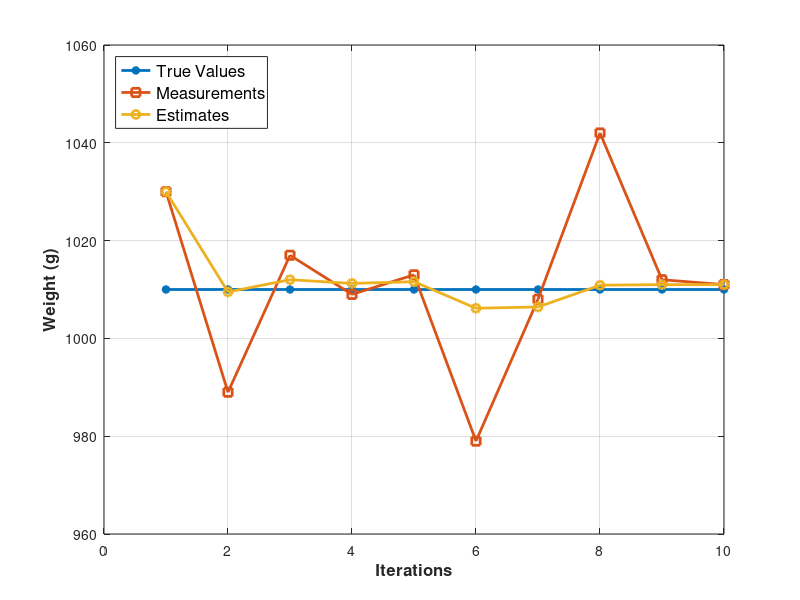

Here is the MATLAB script that generated this plot:
clc, close all, clear all;


% Measurements vector
z = [1030 989 1017 1009 1013 979 1008 1042 1012 1011];

% Initialization 
x_estimate      = 1000; 
x_estimate_pred = x_estimate;

for ii = 1:length(z)
    alpha(ii) = 1/ii; % Kalman gain
    x_estimate_current(ii) = x_estimate_pred + alpha(ii) * (z(ii) - x_estimate_pred); % state update equation
    x_estimate_pred = x_estimate_current(ii); % the current estimate becomes the prior estimate in the next iteration
end

% True Value
x = ones(1,length(z))*1010;

plot(1:length(z), x, '-*', 'LineWidth', 2);
hold on;
plot(1:length(z), z, '-s', 'LineWidth', 2);
plot(1:length(z), x_estimate_current, '-o', 'LineWidth', 2);


xlabel('Iterations', 'FontSize', 12, 'FontWeight', 'Bold');
ylabel('Weight (g)', 'FontSize', 12, 'FontWeight', 'Bold');
grid on;
legend('True Values', 'Measurements', 'Estimates', 'FontSize', 12, 'Location', 'NorthWest');



